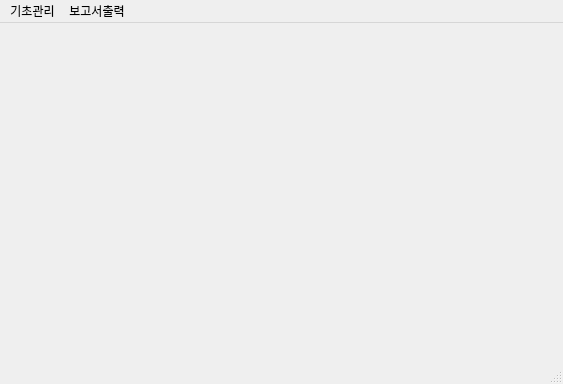
<?xml version="1.0" encoding="UTF-8"?>
<ui version="4.0">
 <class>MainWindow</class>
 <widget class="QMainWindow" name="MainWindow">
  <property name="geometry">
   <rect>
    <x>0</x>
    <y>0</y>
    <width>563</width>
    <height>384</height>
   </rect>
  </property>
  <property name="windowTitle">
   <string>재고관리</string>
  </property>
  <widget class="QWidget" name="centralwidget"/>
  <widget class="QMenuBar" name="menubar">
   <property name="geometry">
    <rect>
     <x>0</x>
     <y>0</y>
     <width>563</width>
     <height>21</height>
    </rect>
   </property>
   <widget class="QMenu" name="menu">
    <property name="title">
     <string>기초관리</string>
    </property>
    <addaction name="actionCustomer"/>
    <addaction name="actionGoods"/>
    <addaction name="actionjunphyo"/>
   </widget>
   <widget class="QMenu" name="menu_2">
    <property name="title">
     <string>보고서출력</string>
    </property>
    <addaction name="actionrjfocjahrfhr"/>
    <addaction name="actiontkdvnaahrfyr"/>
    <addaction name="actiondsfsdfsd"/>
    <addaction name="actionsdfsdfsdf"/>
   </widget>
   <addaction name="menu"/>
   <addaction name="menu_2"/>
  </widget>
  <widget class="QStatusBar" name="statusbar"/>
  <action name="actionCustomer">
   <property name="icon">
    <iconset>
     <normaloff>who.png</normaloff>who.png</iconset>
   </property>
   <property name="text">
    <string>거래처관리</string>
   </property>
   <property name="font">
    <font>
     <family>맑은 고딕</family>
     <pointsize>11</pointsize>
    </font>
   </property>
  </action>
  <action name="actionGoods">
   <property name="icon">
    <iconset>
     <normaloff>good-job.png</normaloff>good-job.png</iconset>
   </property>
   <property name="text">
    <string>상품관리</string>
   </property>
  </action>
  <action name="actionjunphyo">
   <property name="icon">
    <iconset>
     <normaloff>sold.png</normaloff>sold.png</iconset>
   </property>
   <property name="text">
    <string>입출고전표관리</string>
   </property>
  </action>
  <action name="actioncnfrh">
   <property name="text">
    <string>출고관리</string>
   </property>
  </action>
  <action name="actionrjfocjahrfhr">
   <property name="text">
    <string>거래처목록</string>
   </property>
  </action>
  <action name="actiontkdvnaahrfyr">
   <property name="text">
    <string>상품목록</string>
   </property>
  </action>
  <action name="actiondsfsdfsd">
   <property name="text">
    <string>입출고전표</string>
   </property>
  </action>
  <action name="actionsdfsdfsdf">
   <property name="text">
    <string>재고현황</string>
   </property>
  </action>
 </widget>
 <resources/>
 <connections/>
</ui>
